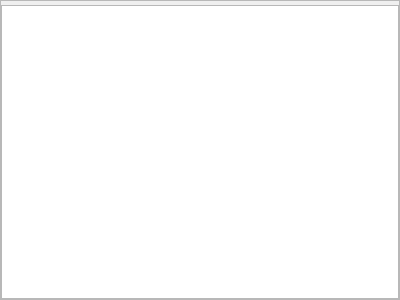
<?xml version="1.0" encoding="UTF-8"?>
<ui version="4.0">
 <class>CDbCountryComponent</class>
 <widget class="QFrame" name="CDbCountryComponent">
  <property name="geometry">
   <rect>
    <x>0</x>
    <y>0</y>
    <width>400</width>
    <height>300</height>
   </rect>
  </property>
  <property name="windowTitle">
   <string>Search and find countries</string>
  </property>
  <property name="whatsThis">
   <string>Search and find countries</string>
  </property>
  <property name="frameShape">
   <enum>QFrame::StyledPanel</enum>
  </property>
  <property name="frameShadow">
   <enum>QFrame::Raised</enum>
  </property>
  <layout class="QVBoxLayout" name="vl_CountryComponent">
   <property name="spacing">
    <number>4</number>
   </property>
   <property name="leftMargin">
    <number>0</number>
   </property>
   <property name="topMargin">
    <number>0</number>
   </property>
   <property name="rightMargin">
    <number>0</number>
   </property>
   <property name="bottomMargin">
    <number>0</number>
   </property>
   <item>
    <widget class="BlackGui::Filters::CCountryFilterBar" name="filter_CountryComponent">
     <property name="frameShape">
      <enum>QFrame::StyledPanel</enum>
     </property>
     <property name="frameShadow">
      <enum>QFrame::Raised</enum>
     </property>
    </widget>
   </item>
   <item>
    <widget class="BlackGui::Views::CCountryView" name="tvp_Countries">
     <property name="selectionMode">
      <enum>QAbstractItemView::SingleSelection</enum>
     </property>
     <property name="selectionBehavior">
      <enum>QAbstractItemView::SelectRows</enum>
     </property>
     <attribute name="verticalHeaderVisible">
      <bool>false</bool>
     </attribute>
    </widget>
   </item>
  </layout>
 </widget>
 <customwidgets>
  <customwidget>
   <class>BlackGui::Views::CCountryView</class>
   <extends>QTableView</extends>
   <header>blackgui/views/countryview.h</header>
  </customwidget>
  <customwidget>
   <class>BlackGui::Filters::CCountryFilterBar</class>
   <extends>QFrame</extends>
   <header>blackgui/filters/countryfilterbar.h</header>
   <container>1</container>
  </customwidget>
 </customwidgets>
 <resources/>
 <connections/>
</ui>
